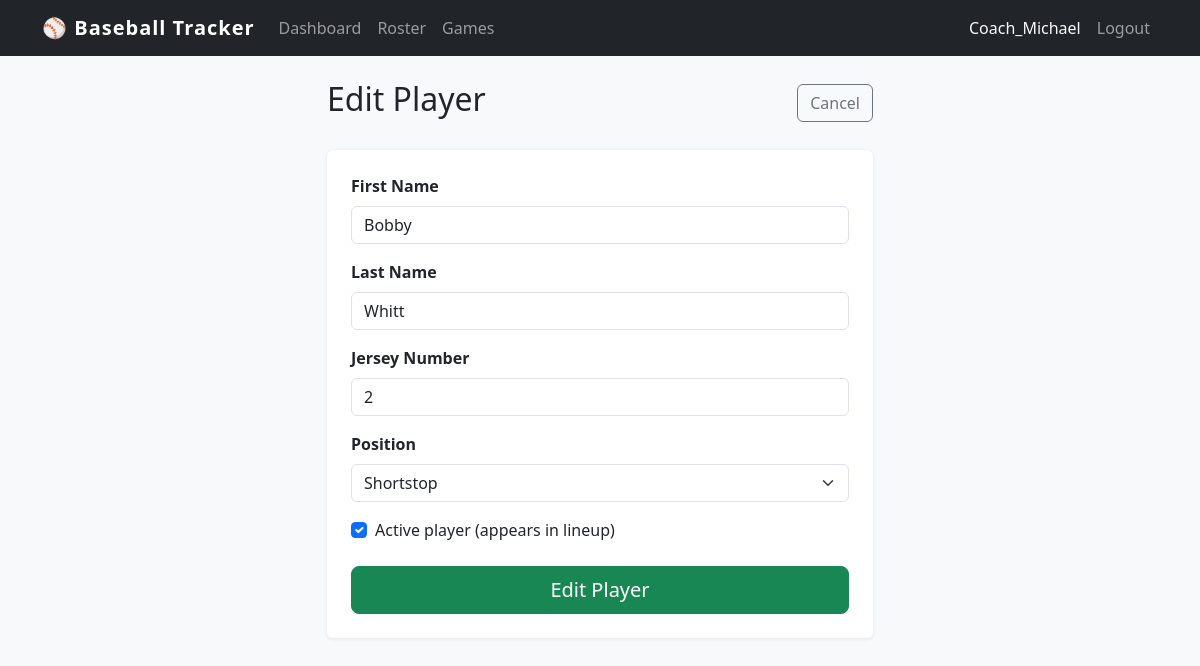
Page /roster/5/edit/ (signed in) on the committed database.
### core/models.py (models this page shows, shortened)
class Player(models.Model):
    POSITIONS = [
        ('P', 'Pitcher'), ('C', 'Catcher'), ('1B', 'First Base'),
        ('2B', 'Second Base'), ('3B', 'Third Base'), ('SS', 'Shortstop'),
        ('LF', 'Left Field'), ('CF', 'Center Field'), ('RF', 'Right Field'),
        ('DH', 'Designated Hitter'),
    ]
    first_name = models.CharField(max_length=50)
    last_name = models.CharField(max_length=50)
    jersey_number = models.IntegerField(unique=True)
    position = models.CharField(max_length=3, choices=POSITIONS)
    is_active = models.BooleanField(default=True)
    created_by = models.ForeignKey(User, on_delete=models.CASCADE)
    class Meta:
        ordering = ['jersey_number']

### core/views.py (the view)
# urls.py: path('roster/<int:pk>/edit/', views.edit_player, name='edit_player'),
@login_required
def edit_player(request, pk):
    player = get_object_or_404(Player, pk=pk, created_by=request.user)
    form = PlayerForm(request.POST or None, instance=player)
    if form.is_valid():
        form.save()
        return redirect('roster')
    return render(request, 'core/player_form.html', {'form': form, 'title': 'Edit Player'})

### core/forms.py
class PlayerForm(forms.ModelForm):
    class Meta:
        model = Player
        fields = ['first_name', 'last_name', 'jersey_number', 'position', 'is_active']

### core/templates/core/player_form.html (shortened to what this page needs)
{% extends 'core/base.html' %}
{% block content %}
<div class="row justify-content-center">
  <div class="col-md-6">
    <div class="d-flex justify-content-between align-items-center mb-4">
      <h2>{{ title }}</h2>
      <a href="{% url 'roster' %}" class="btn btn-outline-secondary">Cancel</a>
    </div>
    <div class="card p-4">
      <form method="post">
        <div class="mb-3">
          <label class="form-label fw-semibold">First Name</label>
          <input type="text" name="first_name" class="form-control" value="{{ form.first_name.value|default:'' }}" required>
        </div>
        <div class="mb-3">
          <label class="form-label fw-semibold">Last Name</label>
          <input type="text" name="last_name" class="form-control" value="{{ form.last_name.value|default:'' }}" required>
        </div>
        <div class="mb-3">
          <label class="form-label fw-semibold">Jersey Number</label>
          <input type="number" name="jersey_number" class="form-control" value="{{ form.jersey_number.value|default:'' }}" min="0" max="99" required>
        </div>
        <div class="mb-3">
          <label class="form-label fw-semibold">Position</label>
          <select name="position" class="form-select">
            <option value="SS" {% if form.position.value == 'SS' %}selected{% endif %}>Shortstop</option>
          </select>
        </div>
        <div class="mb-4">
          <div class="form-check">
            <input class="form-check-input" type="checkbox" name="is_active" id="is_active" {% if form.is_active.value %}checked{% endif %}>
            <label class="form-check-label" for="is_active">Active player (appears in lineup)</label>
          </div>
        </div>
        <div class="d-grid">
          <button type="submit" class="btn btn-success btn-lg">{{ title }}</button>
        </div>
      </form>
    </div>
  </div>
</div>
{% endblock %}

### core/templates/core/base.html (shortened to what this page needs)
<!DOCTYPE html>
<html lang="en">
<head>
  <link href="https://cdn.jsdelivr.net/npm/bootstrap@5.3.0/dist/css/bootstrap.min.css" rel="stylesheet">
</head>
<body>
<nav class="navbar navbar-expand-lg navbar-dark bg-dark mb-4">
  <div class="container">
    <a class="navbar-brand" href="{% url 'dashboard' %}">⚾ Baseball Tracker</a>
    <div class="collapse navbar-collapse" id="nav">
      <ul class="navbar-nav me-auto">
        {% if user.is_authenticated %}
        <li class="nav-item"><a class="nav-link" href="{% url 'dashboard' %}">Dashboard</a></li>
        <li class="nav-item"><a class="nav-link" href="{% url 'roster' %}">Roster</a></li>
        <li class="nav-item"><a class="nav-link" href="{% url 'game_list' %}">Games</a></li>
        {% endif %}
      </ul>
      <ul class="navbar-nav">
        {% if user.is_authenticated %}
        <li class="nav-item"><span class="nav-link text-light">{{ user.username }}</span></li>
        <li class="nav-item"><a class="nav-link" href="{% url 'logout' %}">Logout</a></li>
        {% endif %}
      </ul>
    </div>
  </div>
</nav>
<div class="container pb-5">
  {% block content %}{% endblock %}
</div>
</body>
</html>

### core/templates/core/base.html (style rules this page uses)
body { background-color: #f8f9fa; }
.navbar-brand { font-weight: 700; letter-spacing: 1px; }
.card { border: none; box-shadow: 0 1px 4px rgba(0,0,0,.08); }

### rows in the picture
Player: first_name "Bobby", last_name "Whitt", position "Shortstop"

### other values in the picture
{{ user.username }} "Coach_Michael"
{{ title }} "Edit Player"
